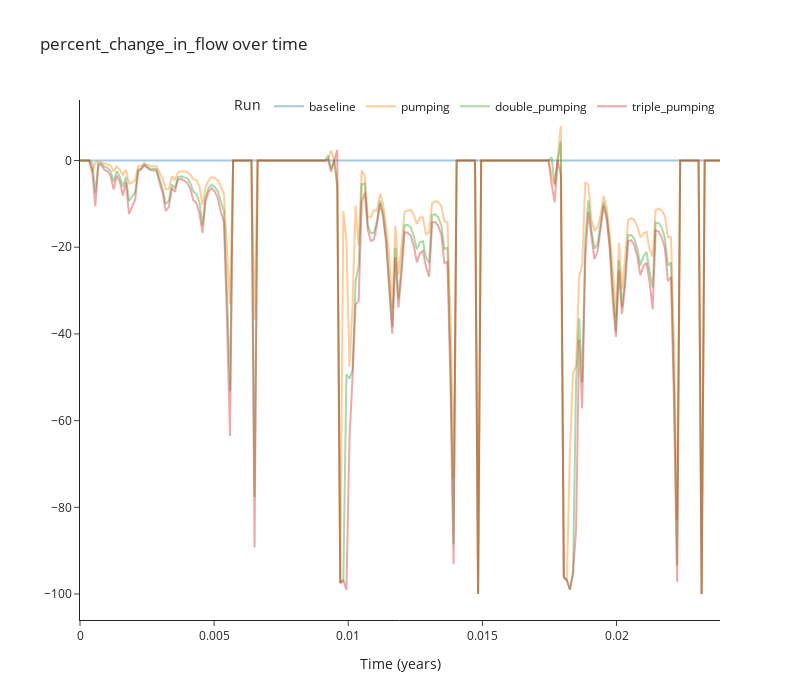

The cell this chart's notebook holds for it:
### Code cell
utils.plot_variable_for_each_run("percent_change_in_flow", runs)

### Figure 1 — Plotly figure (JSON) as saved in the notebook; plotly's stock layout.template omitted (floating-point values rounded to 4 significant figures; data arrays with more than 128 entries replaced by an {"elided": "..."} marker saying what was removed)
{"data": [{"hovertemplate": "Run=baseline<br>time=%{x}<br>percent_change_in_flow=%{y}<extra></extra>", "legendgroup": "baseline", "line": {"color": "#1F77B4", "dash": "solid"}, "marker": {"symbol": "circle"}, "mode": "lines", "name": "baseline", "opacity": 0.4, "orientation": "v", "showlegend": true, "type": "scatter", "x": {"elided": "210 float values"}, "xaxis": "x", "y": {"elided": "210 float values"}, "yaxis": "y"}, {"hovertemplate": "Run=pumping<br>time=%{x}<br>percent_change_in_flow=%{y}<extra></extra>", "legendgroup": "pumping", "line": {"color": "#FF7F0E", "dash": "solid"}, "marker": {"symbol": "circle"}, "mode": "lines", "name": "pumping", "opacity": 0.4, "orientation": "v", "showlegend": true, "type": "scatter", "x": {"elided": "210 float values"}, "xaxis": "x", "y": {"elided": "210 float values"}, "yaxis": "y"}, {"hovertemplate": "Run=double_pumping<br>time=%{x}<br>percent_change_in_flow=%{y}<extra></extra>", "legendgroup": "double_pumping", "line": {"color": "#2CA02C", "dash": "solid"}, "marker": {"symbol": "circle"}, "mode": "lines", "name": "double_pumping", "opacity": 0.4, "orientation": "v", "showlegend": true, "type": "scatter", "x": {"elided": "210 float values"}, "xaxis": "x", "y": {"elided": "210 float values"}, "yaxis": "y"}, {"hovertemplate": "Run=triple_pumping<br>time=%{x}<br>percent_change_in_flow=%{y}<extra></extra>", "legendgroup": "triple_pumping", "line": {"color": "#D62728", "dash": "solid"}, "marker": {"symbol": "circle"}, "mode": "lines", "name": "triple_pumping", "opacity": 0.4, "orientation": "v", "showlegend": true, "type": "scatter", "x": {"elided": "210 float values"}, "xaxis": "x", "y": {"elided": "210 float values"}, "yaxis": "y"}], "layout": {"height": 700, "legend": {"orientation": "h", "title": {"text": "Run"}, "tracegroupgap": 0, "x": 1, "xanchor": "right", "y": 0.96, "yanchor": "bottom"}, "showlegend": true, "title": {"text": "percent_change_in_flow over time"}, "width": 800, "xaxis": {"anchor": "y", "domain": [0, 1], "title": {"text": "Time (years)"}}, "yaxis": {"anchor": "x", "domain": [0, 1], "title": {}}}}
